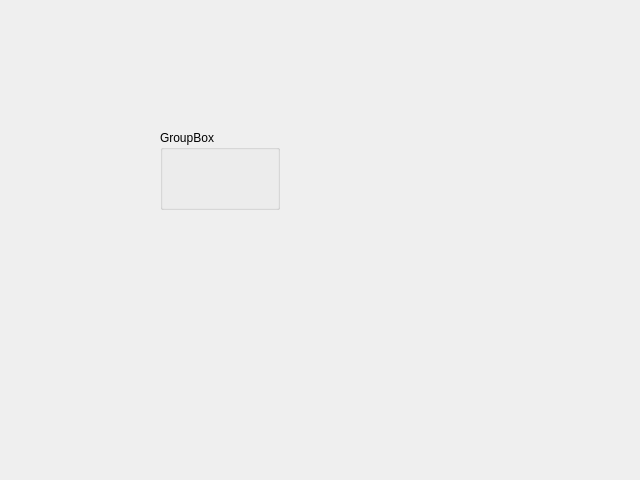
<?xml version="1.0" encoding="UTF-8"?>
<ui version="4.0">
 <class>Form</class>
 <widget class="QWidget" name="Form">
  <property name="geometry">
   <rect>
    <x>0</x>
    <y>0</y>
    <width>640</width>
    <height>480</height>
   </rect>
  </property>
  <property name="windowTitle">
   <string>Form</string>
  </property>
  <widget class="QGroupBox" name="groupBox">
   <property name="geometry">
    <rect>
     <x>160</x>
     <y>130</y>
     <width>120</width>
     <height>80</height>
    </rect>
   </property>
   <property name="title">
    <string>GroupBox</string>
   </property>
  </widget>
 </widget>
 <resources/>
 <connections/>
</ui>
